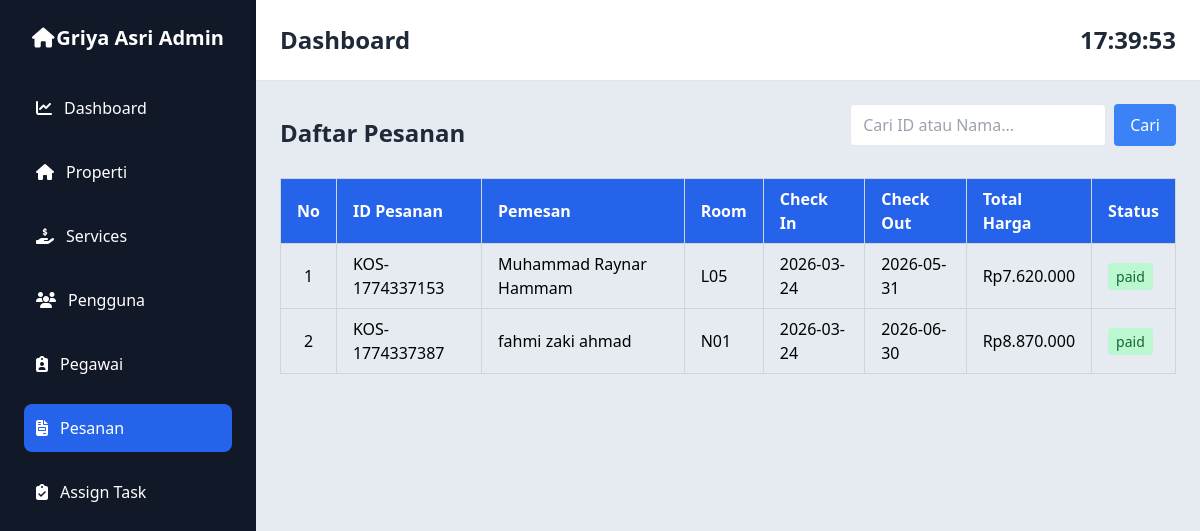
/admin/list-pesanan.php, run on an earlier commit of the app's database.
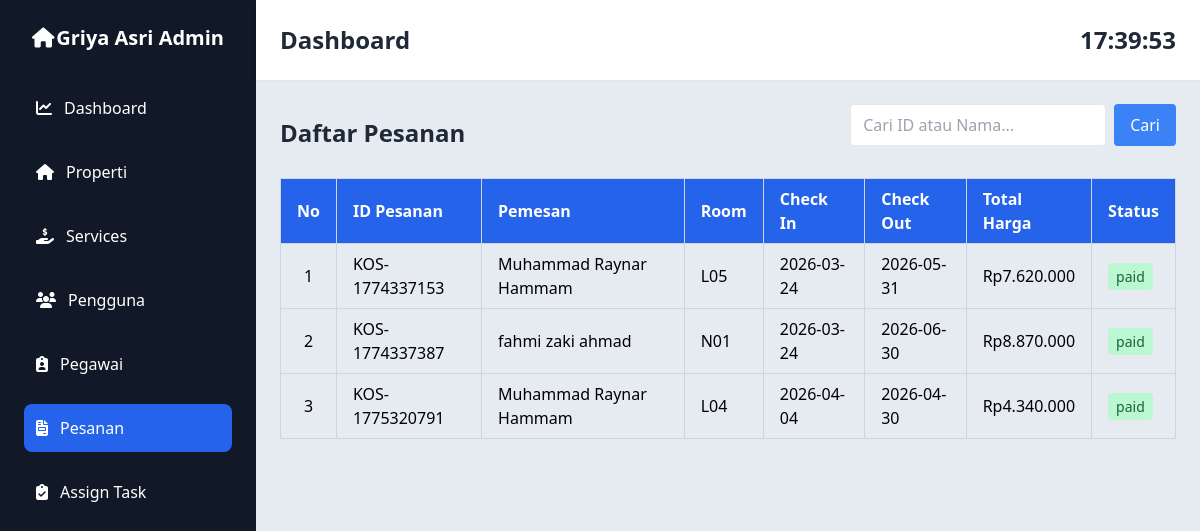
And on a later commit of the database.
### tables this page shows
CREATE TABLE `bookings` (
  `id` varchar(50) NOT NULL,
  `user_id` bigint(20) UNSIGNED NOT NULL,
  `room_id` bigint(20) UNSIGNED NOT NULL,
  `check_in` date NOT NULL,
  `check_out` date NOT NULL,
  `total_price` int(11) NOT NULL,
  `status` enum('pending','paid','expired','canceled') NOT NULL,
  `payment_token` varchar(255) DEFAULT NULL,
  `created_at` timestamp NULL DEFAULT NULL,
  `updated_at` timestamp NULL DEFAULT NULL
);

CREATE TABLE `users` (
  `id` bigint(20) UNSIGNED NOT NULL,
  `name` varchar(255) NOT NULL,
  `nickname` varchar(255) NOT NULL,
  `full_name_ktp` varchar(255) DEFAULT NULL,
  `email` varchar(255) NOT NULL,
  `address` text DEFAULT NULL,
  `phone` varchar(255) DEFAULT NULL,
  `email_verified_at` timestamp NULL DEFAULT NULL,
  `password` varchar(255) NOT NULL,
  `ktp_photo` varchar(255) DEFAULT NULL,
  `selfie_photo` varchar(255) DEFAULT NULL,
  `is_verified` enum('pending','verified','rejected') DEFAULT NULL,
  `role` enum('admin','pegawai','penyewa') NOT NULL DEFAULT 'penyewa',
  `gender` enum('Laki-laki','Perempuan') DEFAULT NULL,
  `birth_date` date DEFAULT NULL,
  `remember_token` varchar(100) DEFAULT NULL,
  `created_at` timestamp NULL DEFAULT NULL,
  `updated_at` timestamp NULL DEFAULT NULL
);

CREATE TABLE `rooms` (
  `id` bigint(20) UNSIGNED NOT NULL,
  `room_type_id` bigint(20) UNSIGNED NOT NULL,
  `room_number` varchar(255) NOT NULL,
  `gender_type` enum('Putra','Putri') NOT NULL,
  `price` int(11) NOT NULL,
  `rating` decimal(2,1) NOT NULL DEFAULT 0.0,
  `facilities` text NOT NULL,
  `area_size` varchar(255) NOT NULL,
  `is_electric_included` tinyint(1) NOT NULL DEFAULT 0,
  `is_water_included` tinyint(1) NOT NULL DEFAULT 1,
  `room_rules` text NOT NULL,
  `status` enum('available','occupied','maintenance') NOT NULL DEFAULT 'available',
  `created_at` timestamp NULL DEFAULT NULL,
  `updated_at` timestamp NULL DEFAULT NULL
);

### admin/list-pesanan.php (the view, shortened to what this page needs)
<?php
include '../config/database.php';
$sql = "SELECT
            bookings.*,
            users.full_name_ktp AS user_name,
            rooms.room_number
        FROM bookings
        JOIN users ON bookings.user_id = users.id
        JOIN rooms ON bookings.room_id = rooms.id";
$stmt = $conn->prepare($sql);
$stmt->execute();
$result = $stmt->get_result();
?>
<div class="">
    <div class="header-content flex items-center justify-between mb-4 align-middle">
        <h1 class="text-2xl font-bold text-gray-800">Daftar Pesanan</h1>
        <form method="GET" class="mb-4 flex gap-2">
            <input
                type="text"
                name="search"
                placeholder="Cari ID atau Nama..."
                value="<?= isset($_GET['search']) ? htmlspecialchars($_GET['search']) : '' ?>"
                class="border px-3 py-2 rounded w-64">
            <button type="submit" class="bg-blue-500 text-white px-4 py-2 rounded">
                Cari
            </button>
        </form>
    </div>
    <table class="w-full border-collapse border border-gray-300">
        <thead class="bg-blue-600 text-white">
            <tr>
                <th class="border border-gray-300 px-4 py-2 text-center">No</th>
                <th class="border border-gray-300 px-4 py-2 text-left">ID Pesanan</th>
                <th class="border border-gray-300 px-4 py-2 text-left">Pemesan</th>
                <th class="border border-gray-300 px-4 py-2 text-left">Room</th>
                <th class="border border-gray-300 px-4 py-2 text-left">Check In</th>
                <th class="border border-gray-300 px-4 py-2 text-left">Check Out</th>
                <th class="border border-gray-300 px-4 py-2 text-left">Total Harga</th>
                <th class="border border-gray-300 px-4 py-2 text-left">Status</th>
            </tr>
        </thead>
        <tbody>
            <?php
            if ($result->num_rows > 0) {
                $no = 1;
                while ($row = $result->fetch_assoc()) {
                    echo "<tr class='hover:bg-gray-100 border-b border-gray-300'>";
                    echo "<td class='border border-gray-300 px-4 py-2 text-center'>" . $no++ . "</td>";
                    echo "<td class='border border-gray-300 px-4 py-2'>" . htmlspecialchars($row['id']) . "</td>";
                    echo "<td class='border border-gray-300 px-4 py-2'>" . htmlspecialchars($row['user_name']) . "</td>";
                    echo "<td class='border border-gray-300 px-4 py-2'>" . htmlspecialchars($row['room_number']) . "</td>";
                    echo "<td class='border border-gray-300 px-4 py-2'>" . htmlspecialchars($row['check_in']) . "</td>";
                    echo "<td class='border border-gray-300 px-4 py-2'>" . htmlspecialchars($row['check_out']) . "</td>";
                    echo "<td class='border border-gray-300 px-4 py-2'>Rp" . number_format($row['total_price'], 0, ',', '.') . "</td>";
                    echo "<td class='border border-gray-300 px-4 py-2'><span class='px-2 py-1 rounded text-sm " . ($row['status'] === 'paid' ? 'bg-green-200 text-green-800' : ($row['status'] === 'pending' ? 'bg-yellow-200 text-yellow-800' : 'bg-red-200 text-red-800')) . "'>" . htmlspecialchars($row['status']) . "</span></td>";
                    echo "</tr>";
                }
            } else {
                echo "<tr><td colspan='6' style='text-align:center;'>Tidak ada data pesanan</td></tr>";
            }
            ?>
</div>
<?php
include 'layouts/app.php';
?>

What changed in the data, as far as the page shows it:
added bookings: id "KOS-1775320791", user.full_name_ktp "Muhammad Raynar Hammam", room.room_number "L04", check_in "2026-04-04", check_out "2026-04-30", total_price "4.340.000", status "paid"
